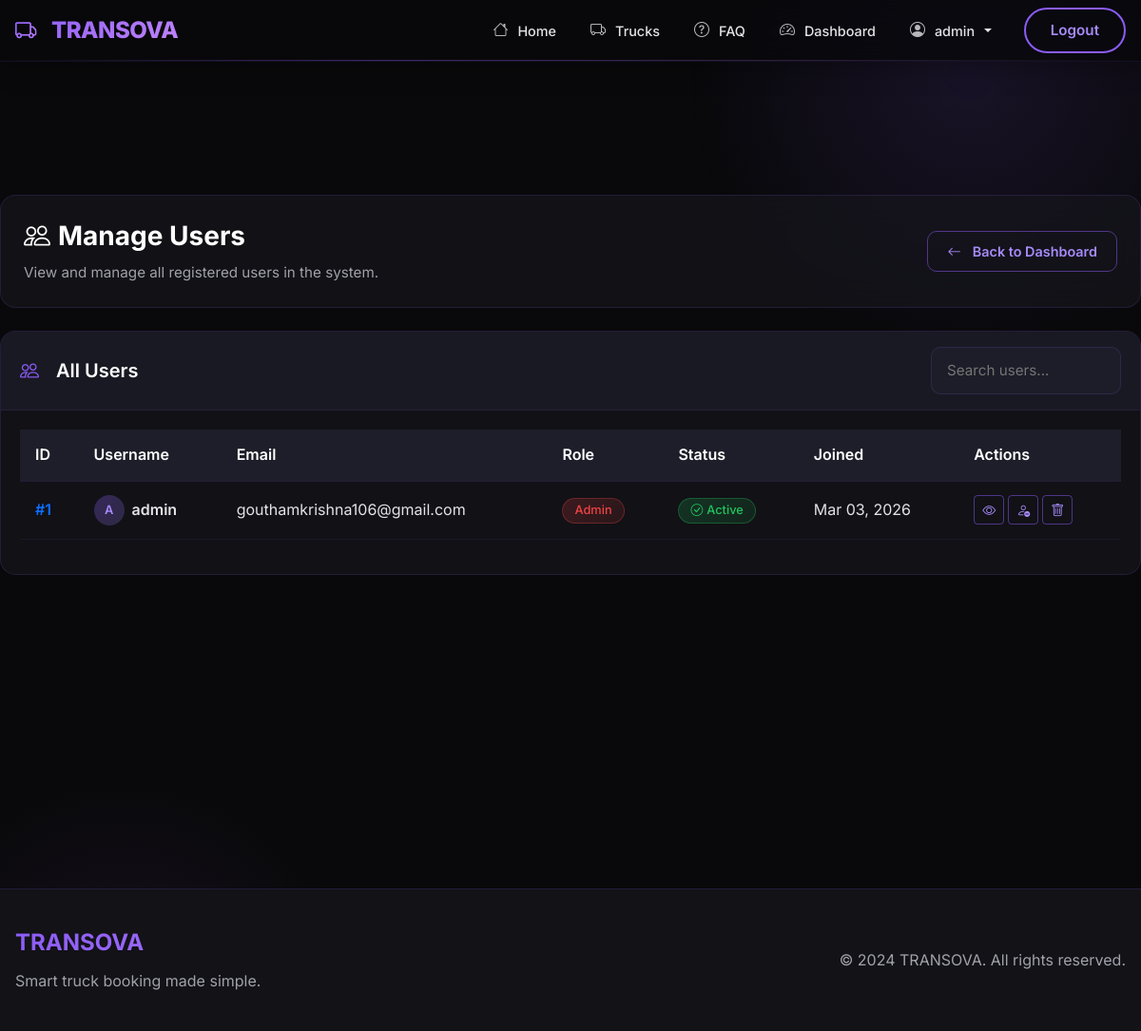
/bookings/admin/users/ (signed in), run on an earlier commit of the app's database.
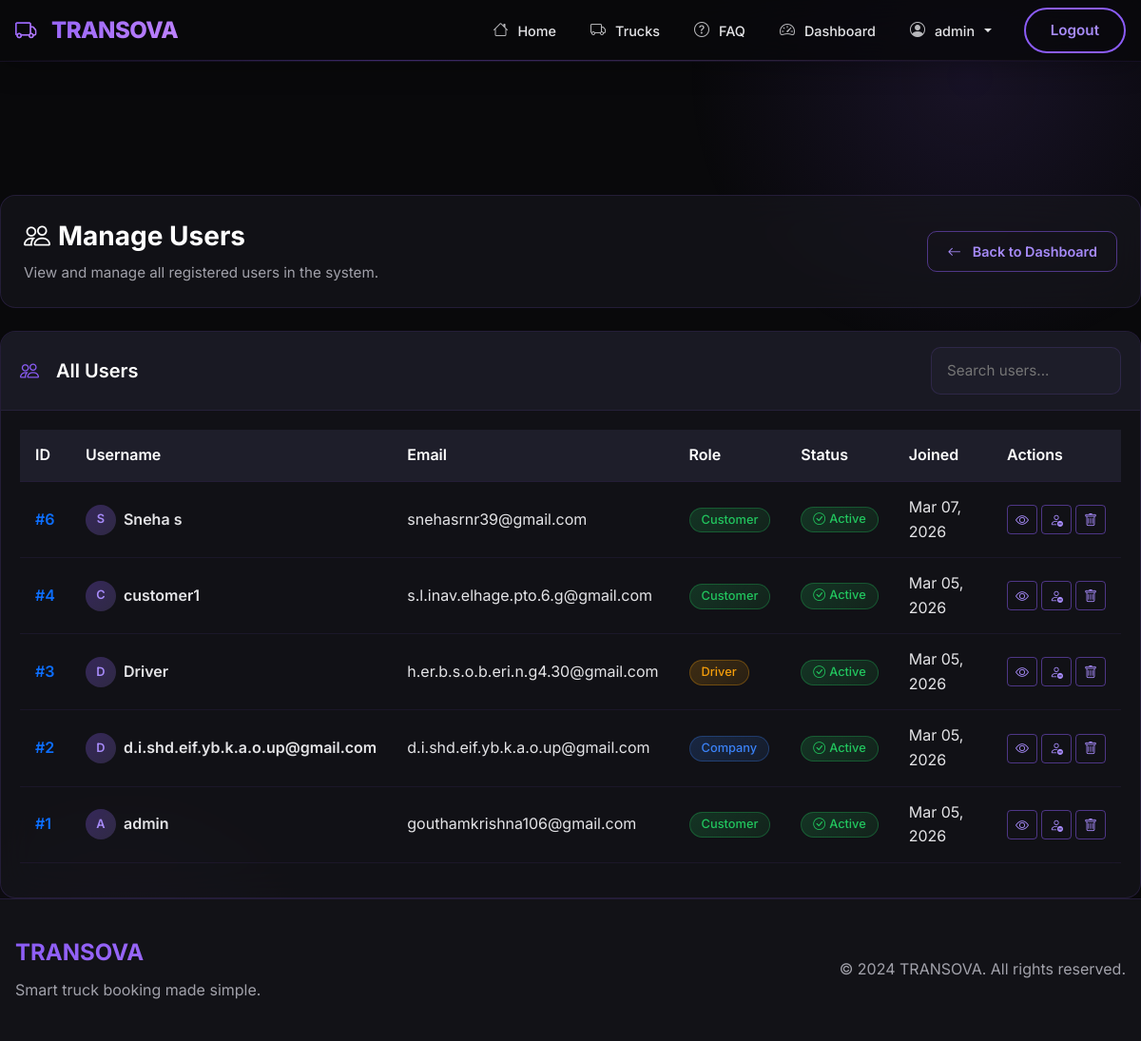
And on a later commit of the database.
### accounts/models.py (models this page shows, shortened)
class User(AbstractUser):
    ROLE_ADMIN = "ADMIN"
    ROLE_COMPANY = "COMPANY"
    ROLE_CUSTOMER = "CUSTOMER"
    ROLE_DRIVER = "DRIVER"
    ROLE_CHOICES = (
        (ROLE_ADMIN, "Admin"),
        (ROLE_COMPANY, "Company"),
        (ROLE_CUSTOMER, "Customer"),
        (ROLE_DRIVER, "Driver"),
    )
    role = models.CharField(
        max_length=20,
        choices=ROLE_CHOICES,
        default=ROLE_CUSTOMER
    )
    phone = models.CharField(max_length=20, blank=True)
    address = models.TextField(blank=True)
    profile_picture = models.ImageField(upload_to='profile_pics/', blank=True, null=True)
    date_of_birth = models.DateField(null=True, blank=True)
    gender = models.CharField(max_length=10, choices=[
        ('male', 'Male'),
        ('female', 'Female'),
        ('other', 'Other'),
    ], blank=True)
    groups = models.ManyToManyField(
        'auth.Group',
        verbose_name='groups',
        blank=True,
        help_text='The groups this user belongs to.',
        related_name='custom_user_set',
        related_query_name='user',
    )
    user_permissions = models.ManyToManyField(
        'auth.Permission',
        verbose_name='user permissions',
        blank=True,
        help_text='Specific permissions for this user.',
        related_name='custom_user_set',
        related_query_name='user',
    )

### bookings/views.py (the view)
# urls.py: path("admin/users/", admin_users, name="admin_users"),
@login_required(login_url='/login/')
def admin_users(request):
    if not (request.user.is_staff or request.user.is_superuser or request.user.role == 'ADMIN'):
        messages.error(request, "You are not authorized to view this page.")
        return redirect('login')
    users = User.objects.all().order_by('-date_joined')
    return render(request, "bookings/admin_users.html", {"users": users})

### bookings/context_processors.py (called while the page is built)
def pending_companies_count(request):
    try:
        if request.user.is_authenticated and (request.user.is_staff or request.user.is_superuser or request.user.role == 'ADMIN'):
            return {'pending_companies': Company.objects.filter(is_approved=False).count()}
    except:
        pass
    return {'pending_companies': 0}

### bookings/templates/bookings/admin_users.html (shortened to what this page needs)
{% extends "bookings/admin_base.html" %}
{% block admin_content %}
<div class="admin-page-header">
    <div class="row align-items-center">
        <div class="col-md-8">
            <h1 class="admin-page-title">
                <i class="bi bi-people me-2"></i>Manage Users
            </h1>
            <p class="admin-page-subtitle">View and manage all registered users in the system.</p>
        </div>
        <div class="col-md-4 text-md-end">
            <a href="{% url 'admin_dashboard' %}" class="btn btn-admin btn-admin-outline">
                <i class="bi bi-arrow-left me-1"></i> Back to Dashboard
            </a>
        </div>
    </div>
</div>
<div class="row">
    <div class="col-md-12">
        <div class="admin-card">
            <div class="card-header d-flex justify-content-between align-items-center flex-wrap gap-2">
                <h5><i class="bi bi-people me-2"></i>All Users</h5>
                <div class="d-flex gap-2">
                    <input type="text" class="form-admin" placeholder="Search users..." id="userSearch" style="width: 200px;">
                </div>
            </div>
            <div class="card-body table-responsive">
                <table class="table admin-table" id="usersTable">
                    <thead>
                        <tr>
                            <th>ID</th>
                            <th>Username</th>
                            <th>Email</th>
                            <th>Role</th>
                            <th>Status</th>
                            <th>Joined</th>
                            <th>Actions</th>
                        </tr>
                    </thead>
                    <tbody>
                        {% for user in users %}
                        <tr>
                            <td>
                                <span class="text-primary fw-semibold">#{{ user.id }}</span>
                            </td>
                            <td>
                                <div class="d-flex align-items-center gap-2">
                                    <div class="user-avatar" style="width: 32px; height: 32px; border-radius: 50%; background: linear-gradient(135deg, rgba(139, 92, 246, 0.3), rgba(167, 139, 250, 0.2)); display: flex; align-items: center; justify-content: center; color: var(--accent-secondary); font-weight: 600; font-size: 0.8rem;">
                                        {{ user.username|make_list|first|upper }}
                                    </div>
                                    <span class="fw-semibold">{{ user.username }}</span>
                                </div>
                            </td>
                            <td>{{ user.email }}</td>
                            <td>
                                {% if user.role == 'ADMIN' %}
                                    <span class="badge badge-admin badge-danger-custom">Admin</span>
                                {% elif user.role == 'COMPANY' %}
                                    <span class="badge badge-admin badge-info-custom">Company</span>
                                {% elif user.role == 'DRIVER' %}
                                    <span class="badge badge-admin badge-warning-custom">Driver</span>
                                {% else %}
                                    <span class="badge badge-admin badge-success-custom">Customer</span>
                                {% endif %}
                            </td>
                            <td>
                                {% if user.is_active %}
                                <span class="badge badge-admin badge-success-custom">
                                    <i class="bi bi-check-circle me-1"></i>Active
                                </span>
                                {% else %}
                                <span class="badge badge-admin badge-danger-custom">
                                    <i class="bi bi-x-circle me-1"></i>Inactive
                                </span>
                                {% endif %}
                            </td>
                            <td>{{ user.date_joined|date:"M d, Y" }}</td>
                            <td>
                                <div class="d-flex gap-1">
                                    <a href="{% url 'admin_user_detail' user.id %}" class="btn btn-sm btn-admin-outline" title="View Details">
                                        <i class="bi bi-eye"></i>
                                    </a>
                                    {% if user.is_active %}
                                    <a href="{% url 'admin_user_toggle_status' user.id %}" class="btn btn-sm btn-admin-outline" title="Deactivate" onclick="return confirm('Are you sure you want to deactivate this user?')">
                                        <i class="bi bi-person-dash"></i>
                                    </a>
                                    {% else %}
                                    <a href="{% url 'admin_user_toggle_status' user.id %}" class="btn btn-sm btn-admin-outline" style="color: #22c55e; border-color: #22c55e;" title="Activate" onclick="return confirm('Are you sure you want to activate this user?')">
                                        <i class="bi bi-person-check"></i>
                                    </a>
                                    {% endif %}
                                    <a href="{% url 'admin_user_delete' user.id %}" class="btn btn-sm btn-admin-outline" title="Delete" onclick="return confirm('Are you sure you want to delete this user?')">
                                        <i class="bi bi-trash"></i>
                                    </a>
                                </div>
                            </td>
                        </tr>
                        {% endfor %}
                    </tbody>
                </table>
            </div>
        </div>
    </div>
</div>
{% endblock %}

### bookings/templates/bookings/admin_base.html (shortened to what this page needs)
{% extends 'bookings/base.html' %}
{% load static %}
{% block content %}
<main class="kontrek-container">
    {% block admin_content %}{% endblock %}
</main>
{% endblock %}

### bookings/templates/bookings/base.html (shortened to what this page needs)
{% load static %}
<!DOCTYPE html>
<html lang="en">
<head>
    <link href="https://cdn.jsdelivr.net/npm/bootstrap@5.3.3/dist/css/bootstrap.min.css" rel="stylesheet">
    <link href="https://cdn.jsdelivr.net/npm/bootstrap-icons@1.11.3/font/bootstrap-icons.css" rel="stylesheet">
    <link rel="stylesheet" href="{% static 'css/theme.css' %}">
</head>
<body>
<nav class="navbar navbar-expand-lg kontrek-navbar fixed-top">
    <div class="container">
        <a class="navbar-brand" href="/">
            <i class="bi bi-truck me-2"></i>TRANSOVA
        </a>
        <div class="collapse navbar-collapse" id="nav">
            <ul class="navbar-nav ms-auto align-items-lg-center">
                <li class="nav-item">
                    <a class="nav-link {% if request.path == '/' %}active{% endif %}" href="/">
                        <i class="bi bi-house me-1"></i> Home
                    </a>
                </li>
                <li class="nav-item">
                    <a class="nav-link {% if '/trucks/' in request.path %}active{% endif %}" href="/trucks/">
                        <i class="bi bi-truck me-1"></i> Trucks
                    </a>
                </li>
                <li class="nav-item">
                    <a class="nav-link {% if '/faq/' in request.path %}active{% endif %}" href="/faq/">
                        <i class="bi bi-question-circle me-1"></i> FAQ
                    </a>
                </li>
                {% if user.is_authenticated %}
                    {% if user.is_staff or user.is_superuser or user.role == 'ADMIN' %}
                    <li class="nav-item">
                        <a class="nav-link" href="/bookings/admin-dashboard/">
                            <i class="bi bi-speedometer2 me-1"></i> Dashboard
                        </a>
                    </li>
                    <li class="nav-item dropdown">
                        <a class="nav-link dropdown-toggle" href="#" role="button" data-bs-toggle="dropdown">
                            <i class="bi bi-person-circle me-1"></i> {{ user.username }}
                        </a>
                    </li>
                    {% elif user.role == 'COMPANY' %}
                    <li class="nav-item"><a class="nav-link" href="/fleet/dashboard/"><i class="bi bi-speedometer2 me-1"></i> Dashboard</a></li>
                    {% else %}
                    <li class="nav-item"><a class="nav-link" href="/dashboard/"><i class="bi bi-speedometer2 me-1"></i> Dashboard</a></li>
                    {% endif %}
                    <li class="nav-item">
                        <a class="kontrek-btn-outline ms-lg-3" href="/logout/">Logout</a>
                    </li>
                {% endif %}
            </ul>
        </div>
    </div>
</nav>
<main class="kontrek-container">
    {% block content %}{% endblock %}
</main>
<footer class="footer-custom">
    <div class="container">
        <div class="row align-items-center">
            <div class="col-md-6">
                <h5 class="footer-brand">TRANSOVA</h5>
                <p class="text-muted mb-0">Smart truck booking made simple.</p>
            </div>
            <div class="col-md-6 text-md-end">
                <p class="text-muted mb-0">&copy; 2024 TRANSOVA. All rights reserved.</p>
            </div>
        </div>
    </div>
</footer>
</body>
</html>

### static/css/theme.css (style rules this page uses)
:root { --bg-primary: #09090b; --bg-secondary: #121217; --bg-card: #18181f; --bg-tertiary: #222230; --bg-input: rgba(34, 34, 48, 0.6); --accent-primary: #8b5cf6; --accent-secondary: #a78bfa; --accent-success: #22c55e; --accent-warning: #f59e0b; --accent-danger: #ef4444; --accent-info: #3b82f6; --text-primary: #ffffff; --text-secondary: #e4e4e7; --text-muted: #a1a1aa; --border-color: rgba(139, 92, 246, 0.15); --border-light: rgba(139, 92, 246, 0.3); --shadow-card: 0 4px 20px rgba(139, 92, 246, 0.1); --shadow-md: 0 8px 30px rgba(0, 0, 0, 0.25); --shadow-lg: 0 20px 50px rgba(139, 92, 246, 0.2); --radius-sm: 8px; --radius-md: 12px; --radius-lg: 16px; --radius-xl: 24px; --radius-full: 50px; --transition-fast: 0.2s ease; --transition-normal: 0.3s ease; }
*, *::before, *::after { margin: 0; padding: 0; box-sizing: border-box; }
html { scroll-behavior: smooth; }
body { background: var(--bg-primary); color: var(--text-primary); font-family: 'Inter', -apple-system, BlinkMacSystemFont, 'Segoe UI', Roboto, sans-serif; min-height: 100vh; overflow-x: hidden; line-height: 1.6; }
body::before { content: ''; position: fixed; top: -20%; right: -10%; width: 600px; height: 600px; background: radial-gradient(circle, rgba(139, 92, 246, 0.12) 0%, transparent 70%); border-radius: 50%; pointer-events: none; z-index: -1; }
body::after { content: ''; position: fixed; bottom: -20%; left: -10%; width: 500px; height: 500px; background: radial-gradient(circle, rgba(192, 132, 252, 0.08) 0%, transparent 70%); border-radius: 50%; pointer-events: none; z-index: -1; }
h1, h2, h3, h4, h5, h6 { color: var(--text-primary); font-weight: 600; line-height: 1.3; margin-bottom: 0.5em; }
h1 { font-size: clamp(2rem, 4vw, 3rem); font-weight: 700; }
p { color: var(--text-secondary); margin-bottom: 1em; }
a { color: var(--accent-secondary); text-decoration: none; transition: color var(--transition-fast); }
.text-muted { color: var(--text-muted) !important; }
.kontrek-navbar, .navbar-custom, .navbar-futuristic { background: rgba(9, 9, 11, 0.85) !important; backdrop-filter: blur(20px) saturate(180%); -webkit-backdrop-filter: blur(20px) saturate(180%); border-bottom: 1px solid rgba(139, 92, 246, 0.1); padding: 0 0; box-shadow: 0 4px 30px rgba(0, 0, 0, 0.3); }
.navbar { position: relative; padding-top: 8px; padding-bottom: 8px; }
.navbar-brand { font-size: 1.5rem; font-weight: 800; background: linear-gradient(135deg, #8b5cf6, #c084fc); -webkit-background-clip: text; -webkit-text-fill-color: transparent; letter-spacing: -0.5px; display: flex; align-items: center; gap: 8px; padding: 0; }
.navbar-brand i { background: linear-gradient(135deg, #8b5cf6, #c084fc); -webkit-background-clip: text; -webkit-text-fill-color: transparent; font-size: 1.4rem; }
.kontrek-navbar::after { content: ''; position: absolute; bottom: 0; left: 0; right: 0; height: 1px; background: linear-gradient(90deg, transparent, rgba(139, 92, 246, 0.4), rgba(192, 132, 252, 0.2), transparent); pointer-events: none; }
.nav-link { color: var(--text-secondary) !important; padding: 10px 18px !important; border-radius: 10px; font-weight: 500; font-size: 0.9rem; transition: all 0.25s ease; position: relative; display: flex; align-items: center; gap: 6px; }
.nav-link i { font-size: 1rem; opacity: 0.8; transition: opacity 0.25s ease; }
.kontrek-btn-outline, .btn-outline-custom { background: transparent; border: 2px solid #8b5cf6; color: var(--accent-secondary); padding: 10px 26px; border-radius: var(--radius-full); font-weight: 600; font-size: 0.95rem; cursor: pointer; transition: all var(--transition-normal); text-decoration: none; display: inline-block; }
.footer-custom, .footer-futuristic, .footer-dark { background: var(--bg-secondary); border-top: 1px solid var(--border-color); padding: 40px 0; }
.footer-brand { background: linear-gradient(135deg, #8b5cf6, #c084fc); -webkit-background-clip: text; -webkit-text-fill-color: transparent; font-weight: 700; font-size: 1.5rem; }
.kontrek-container, .page-container { padding-top: 70px; min-height: 100vh; }
.container { max-width: 1200px; padding-left: 16px; padding-right: 16px; }

What changed in the data, as far as the page shows it:
changed User "admin": date_joined "Mar 03, 2026" → "Mar 05, 2026"; role "Admin" → "Customer"
added User: id "6", username|make_list "S", username "Sneha s", email "snehasrnr39@gmail.com", role "Customer", is_active True (drawn), date_joined "Mar 07, 2026"
added User: id "4", username|make_list "C", username "customer1", email "s.l.inav.elhage.pto.6.g@gmail.com", role "Customer", is_active True (drawn), date_joined "Mar 05, 2026"
added User: id "3", username|make_list "D", username "Driver", email "h.er.b.s.o.b.eri.n.g4.30@gmail.com", role "Driver", is_active True (drawn), date_joined "Mar 05, 2026"
added User: id "2", username|make_list "D", username "d.i.shd.eif.yb.k.a.o.up@gmail.com", email "d.i.shd.eif.yb.k.a.o.up@gmail.com", role "Company", is_active True (drawn), date_joined "Mar 05, 2026"
